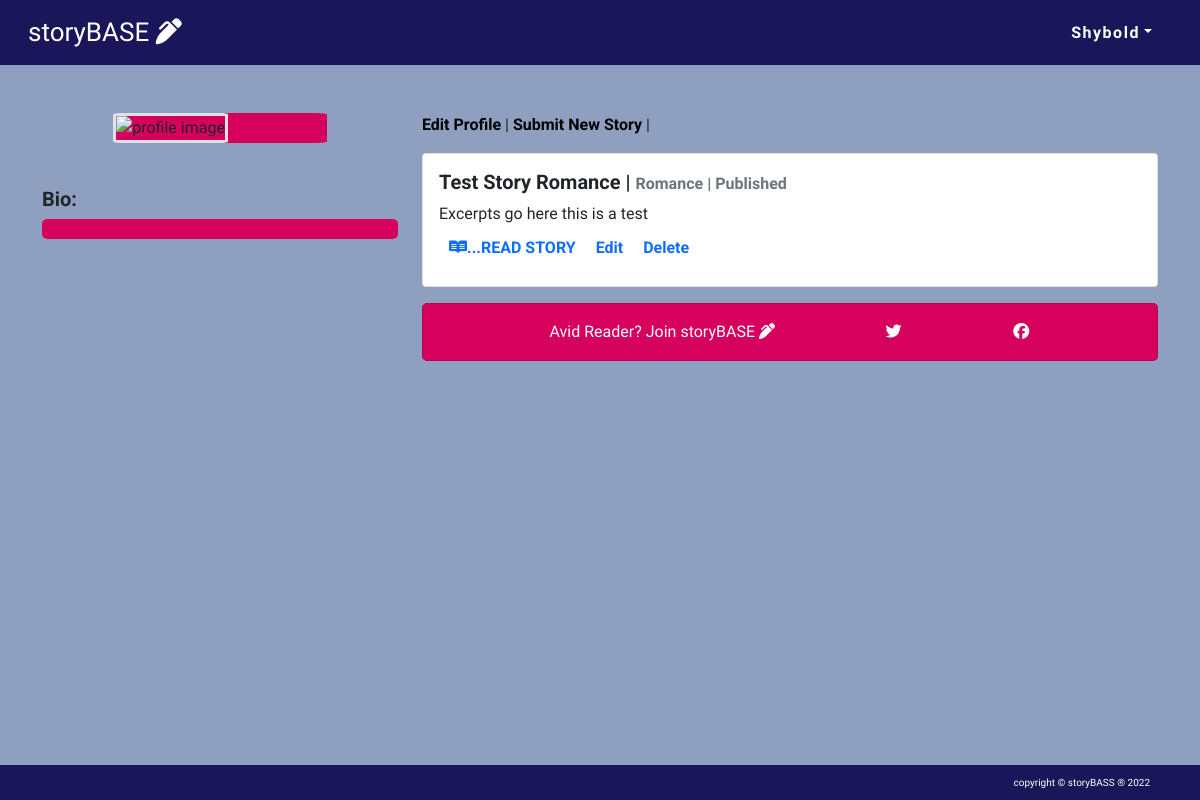
/profile/ (signed in), run on the app's committed database.
### novella/models.py (models this page shows, shortened)
class Post(models.Model):
    title = models.CharField(max_length=30, unique=True)
    slug = models.SlugField(max_length=30, unique=True)
    author = models.ForeignKey(
        User, on_delete=models.CASCADE)
    updated_on = models.DateTimeField(auto_now=True)
    category = models.ForeignKey(
        Category, on_delete=models.CASCADE, related_name='post')
    content = models.TextField()
    featured_image = CloudinaryField('image', default='placeholder')
    excerpt = models.TextField(blank=True)
    created_on = models.DateTimeField(auto_now_add=True)
    status = models.IntegerField(choices=STATUS, default=0)
    likes = models.ManyToManyField(
        User, related_name='story_likes', blank=True
        )
    dislikes = models.ManyToManyField(
        User, related_name='story_dislikes', blank=True
        )
    class Meta:
        ordering = ["-created_on"]

class Category(models.Model):
    name = models.CharField(max_length=30)
    describe = models.TextField(max_length=200, default='category text')
    cat_image = CloudinaryField('image', default='category_placeholder')
    def __str__(self):
        return self.name

### novella/views.py (the view)
# urls.py: path('profile/', views.profile_private, name='profile'),
def profile_private(request):
    author = request.user
    context = Post.objects.filter(author=author)
    return render(request, 'story/profile_private.html', {'posts': context})

### templates/story/profile_private.html (shortened to what this page needs)
{% extends "story/base.html" %}
{% block content %}
<div class="container-md">
    <div class="row mt-5">
        <div class="col-md-4">
            <div class="profile">
                <div class="avatar">
                    {% if "placeholder" in user.profile.profile_image.url %}
                    <img class="avatar-img img-fluid border border-3" style="object-fit: cover;"
                        src="https://res.cloudinary.com/shybold/image/upload/v1656014926/31a5f800-0a92-47bf-82a9-77c89017f21b_zgidz8.png"
                        alt="profile image">
                    {% else %}
                    <img class="avatar-img img-fluid border border-3" style="width: 100%; object-fit: cover;"
                        src="{{ user.profile.profile_image.url }}" alt="profile image">
                    {% endif %}
                </div>
                <div class="name-field padding d-flex align-items-center justify-content-center">
                </div>
            </div>
            <div class="mb-3">
                <h1 class="bd-font fs-5">Bio:</h1>
                <p class="bio padding">{{ user.profile.bio }}</p>
            </div>
        </div>
        <div class="col-md-8">
            <div class="mb-3">
                <a class="text-decoration-none bd-font text-black" href="{% url 'update_profile' %}">Edit Profile</a> |
                <a class="text-decoration-none bd-font text-black" href="{% url 'add_story' %}">Submit New Story</a> |
            </div>
            {% for post in posts %}
            <div class="card mb-3">
                <div class="card-body">
                    <div class="d-flex">
                        <h5 class="card-title bd-font">{{ post.title }} |
                            <span class="text-muted fs-6">
                            {% if post.status == 1%}
                            {{ post.category }} | Published
                            {% else %}
                            {{ post.category }} | Draft
                            {% endif %}</span>
                        </h5>
                    </div>
                    <p class="card-text"> {{ post.excerpt }}</p>
                    <div class="d-flex">
                        {% if post.status == 1%}
                        <div class="padding">
                            <a href="{% url 'view_post' post.slug %}" class="text-decoration-none bd-font"><i
                                    class="fab fa-readme"></i>...READ STORY</a>
                        </div>
                        <div class="padding">
                            <a class="text-decoration-none bd-font" href="{% url 'edit_story' post.slug %}">Edit</a>
                        </div>
                        {% else %}
                        <div class="padding">
                            <a class="text-decoration-none bd-font" href="{% url 'edit_story' post.slug %}"><i class="fas fa-edit"></i>...Edit</a>
                        </div>
                        {% endif %}</span>
                        <div class="padding">
                            <a class="text-decoration-none bd-font" data-bs-toggle="modal" data-bs-target="#staticBackdrop" href="">Delete</a>
                        </div>
                    </div>
                </div>
            </div>
            {% endfor %}
            <div class="card mb-5 bio">
                <div class="card-body d-flex justify-content-evenly">
                    <p>Avid Reader? Join <span class="logo1">story</span><span class="logo2">BASE </span><i
                            class="fas fa-pen-alt"></i></p>
                    <a class="text-style" href="https://twitter.com/" target="_blank"
                        aria-label="visit our twitter page"><i class="fab fa-twitter"></i></a>
                    <a class="text-style" href="https://www.facebook.com/" target="_blank"
                        aria-label="visit our twitter page"><i class="fab fa-facebook"></i></a>
                </div>
            </div>
        </div>
    </div>
</div>
{% endblock %}

### templates/story/base.html (shortened to what this page needs)
{% load static %}
<!DOCTYPE html>
<html lang="en">
<head>
  <link href="https://cdn.jsdelivr.net/npm/bootstrap@5.1.3/dist/css/bootstrap.min.css" rel="stylesheet"
>
  <link rel="stylesheet" href="{% static 'css/style.css' %}">
</head>
<body>
  <nav class="navbar" id="nav-bar">
    <div class="container-fluid">
      <a class="navbar-brand" href="{% url 'home' %}">
        <span class="logo1">story</span><span class="logo2">BASE </span><i class="fas fa-pen-alt"></i>
      </a>
      <ul class="nav justify-content-end d-none d-md-flex">
        {% if user.is_authenticated %}
          {% if user.id %}
              <li class="nav-item dropdown">
                <a class="nav-link dropdown-toggle" href="#" id="navbarDarkDropdownMenuLink" role="button"
                  data-bs-toggle="dropdown" aria-expanded="false">{{ user.username }}</a>
              </li>
          {% endif %}
        {% endif %}
      </ul>
    </div>
  </nav>
  {% block content %}{% endblock content %}
  <footer class="copyright padding">
    <p id="copyright-text">copyright &#169; <span class="logo1">story</span><span class="logo2">BASS</span> &reg;
      <span id="copy-right"></span>
    </p>
  </footer>
</body>
</html>

### static/css/style.css (style rules this page uses)
:root { --dark-blue: #191659; --powder-blue: #8F9FBF; --blue: #023059; --white: #fff; --red: #D92525; --red-react: #BA0B2B; --red-soft: #D6005D; --grey: #445261; --light-grey: #ccc; --black: #000; }
* { margin: 0; padding: 0; box-sizing: border-box; font-family: 'Exo', sans-serif; }
body { background-color: var(--powder-blue); }
.bd-font { font-weight: bold; font-family: 'Roboto', sans-serif; }
p { margin: 0; }
.text-black { color: var(--black); }
.nav { margin-right: 15px; }
.navbar { background-color: var(--dark-blue); }
.navbar-brand { margin-left: 1rem; margin-right: 0; font-size: 26px; color: var(--white); }
.logo1 { font-family: 'Ceviche One', cursive; }
.logo2 { font-family: 'Bevan', cursive; }
.nav-link { color: var(--white); font-weight: bold; letter-spacing: 1.5px; margin-right: 5px; }
.padding { padding: 10px; }
.text-style, .offcanvas-theme { color: var(--white); font-weight: bold; letter-spacing: 1.2px; }
.btn-100, .name-field { width: 100%; }
.bio { background-color: var(--red-soft); color: var(--white); border-radius: 5px; }
.avatar { width: 60%; height: 60%; border-radius: 5%; background-color: var(--red-soft); margin: auto; }
.avatar-img { border-radius: 5%; }
.copyright { position: fixed; width: 100%; bottom: 0; z-index: -555; font-size: 10px; background-color: var(--dark-blue); text-align: end; color: var(--white); }
#copyright-text { margin-right: 40px; }

### data on the page
Post: title "Test Story Romance", category "Romance", excerpt "Excerpts go here this is a test", status 1 (drawn)

### other printed values
{{ user.username }} "Shybold"
